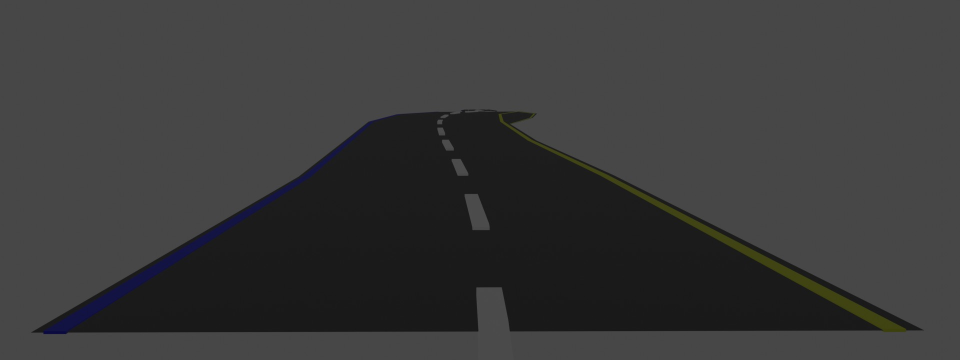
#> input picture dashcam_frames/0014.jpg, 1920 x 720 px (shown at 1/2 size)
$ python -i train_agent.py   (imports and definitions only)   (older library calls are emulated)
#> lines starting #> are read from the running program, lines starting #| are printed output that depends on the picture; after the words box and inside, x2 and y2 are one past the last pixel; in counts of white or black regions, pixels touching at a corner belong together
#> further down, picture is the input picture: shape (720, 1920, 3); mean B, G, R 57.8, 57.8, 57.7
import os
import cv2
import numpy as np
import pandas as pd

CSV_PATH = "road_geometry.csv"
FRAMES_DIR = "dashcam_frames"

# Optional visual playback toggle (set True when you want a popup window to play frames)
PREVIEW_PLAYBACK = False
PREVIEW_DELAY_MS = 200

# Local mountain reference origin (simulated GPS anchor)
ORIGIN_LAT = 34.0000
ORIGIN_LON = 73.0000
BASE_ALT_M = 1200.0
METERS_PER_DEG_LAT = 111320.0


# [117 lines left out: functions load_geometry_data, attach_gps_coordinates, summarize_gps_coordinates, resolve_frame_path, verify_frames, not called in this run]


def compute_adaptive_roi_ratios(
    img: np.ndarray,
    slope_percent: float | None = None,
    min_y_clamp: tuple[float, float] = (0.25, 0.60),
    max_y_clamp: tuple[float, float] = (0.85, 1.00),
) -> tuple[float, float]:
    """Sub-step 2.1: Automatically adjust y_min_ratio and y_max_ratio per frame."""
#> called with min_y_clamp = (0.25, 0.6), max_y_clamp = (0.85, 1)
    h, _ = img.shape[:2]
#> h = 720
    gray = cv2.cvtColor(img, cv2.COLOR_BGR2GRAY).astype(np.float32)
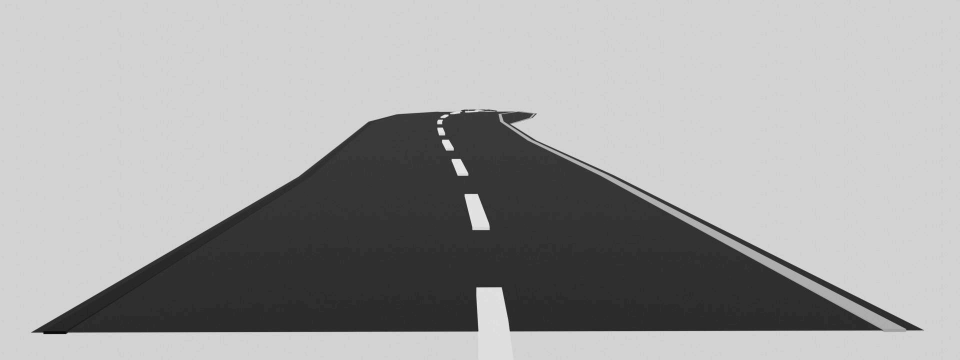
#> gray: shape (720, 1920) float32 (shown at 1/2 size); min 13, max 83, mean 57.7; drawn with min black and max white

    # Top background reference (upper 15% of frame)
    top_band = gray[: max(1, int(h * 0.15)), :]
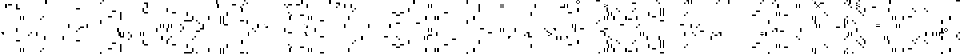
#> top_band: shape (108, 1920) float32 (shown at 1/2 size); values 70 (black) and 71 (white), 96.1% white; 400 black regions (200 under 20 px), largest, box (x1, y1, x2, y2) and area: (234, 56, 248, 75) 112, (368, 32, 387, 43) 72, (1878, 56, 1888, 72) 72
    bg_mean = float(np.mean(top_band))
#> bg_mean = 70.96

    # Row-wise deviation from background + horizontal gradient activity (road edges/markings)
    row_diff = np.mean(np.abs(gray - bg_mean), axis=1)
#> row_diff = 720 values, max 40.33 at index 659, min 0.0524 at index 27, mean 13.33
    grad_x = np.abs(cv2.Sobel(gray, cv2.CV_32F, 1, 0, ksize=3))
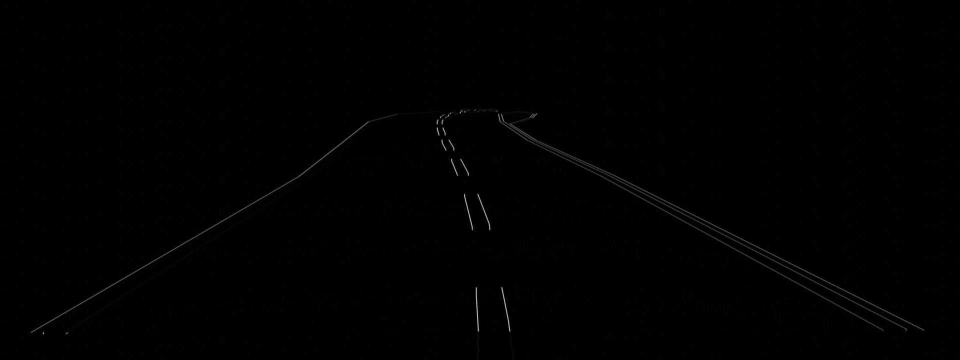
#> grad_x: shape (720, 1920) float32 (shown at 1/2 size); min 0, max 210, mean 0.8
    row_grad = np.mean(grad_x, axis=1)
#> row_grad = 720 values, max 1.68 at index 230, min 0.0938 at index 44, mean 0.827

    row_activity = row_diff + 0.5 * row_grad
#> row_activity = 720 values, max 41.07 at index 659, min 0.0993 at index 44, mean 13.75
    threshold = max(4.0, float(np.percentile(row_activity, 65)) * 0.6)
#> threshold = 11.28
    active_rows = np.where(row_activity > threshold)[0]
#> active_rows = 351 values from 313 to 663

    if len(active_rows) > 0:
        y_min_ratio = (float(active_rows[0]) / h) - 0.03
#> y_min_ratio = 0.405
        y_max_ratio = (float(active_rows[-1] + 1) / h) + 0.02
#> y_max_ratio = 0.942
    else:
        y_min_ratio = 0.35
        y_max_ratio = 1.00

    # Optional subtle adjustment if slope_percent is available in CSV
    if slope_percent is not None and not np.isnan(slope_percent):
        slope_shift = float(np.clip(-slope_percent * 0.002, -0.04, 0.04))
        y_min_ratio += slope_shift

    y_min_ratio = float(np.clip(y_min_ratio, min_y_clamp[0], min_y_clamp[1]))
    y_max_ratio = float(np.clip(y_max_ratio, max_y_clamp[0], max_y_clamp[1]))

    if y_max_ratio <= y_min_ratio + 0.15:
        y_max_ratio = min(max_y_clamp[1], y_min_ratio + 0.25)

    return round(y_min_ratio, 4), round(y_max_ratio, 4)


def crop_road_roi(
    img: np.ndarray,
    y_min_ratio: float | None = None,
    y_max_ratio: float | None = None,
    x_min_ratio: float = 0.0,
    x_max_ratio: float = 1.0,
    slope_percent: float | None = None,
) -> tuple[np.ndarray, tuple[float, float]]:
    """Sub-step 2.1: Crop road ROI using per-frame automatic ratios (or explicit ones)."""
    if y_min_ratio is None or y_max_ratio is None:
        auto_min, auto_max = compute_adaptive_roi_ratios(img, slope_percent=slope_percent)
#> auto_min = 0.405; auto_max = 0.942
        y_min_ratio = auto_min if y_min_ratio is None else y_min_ratio
#> y_min_ratio = 0.405
        y_max_ratio = auto_max if y_max_ratio is None else y_max_ratio
#> y_max_ratio = 0.942

    h, w = img.shape[:2]
#> h = 720; w = 1920
    y1 = max(0, min(h - 1, int(h * y_min_ratio)))
#> y1 = 291
    y2 = max(y1 + 1, min(h, int(h * y_max_ratio)))
#> y2 = 678
    x1 = max(0, min(w - 1, int(w * x_min_ratio)))
#> x1 = 0
    x2 = max(x1 + 1, min(w, int(w * x_max_ratio)))
#> x2 = 1920

    return img[y1:y2, x1:x2], (y_min_ratio, y_max_ratio)


# [383 lines left out: functions compute_hsv_road_mask, extract_all_hsv_features, detect_gaussian_canny_edges, extract_all_edge_features, extract_visual_curvature_features, extract_all_curvature_features and 2 more, not called in this run]


def extract_frame_vision_features(
    img: np.ndarray,
    slope_percent: float | None = None,
    y_min_ratio: float | None = None,
    y_max_ratio: float | None = None,
) -> dict:
    roi, (y_min_r, y_max_r) = crop_road_roi(
        img,
        y_min_ratio=y_min_ratio,
        y_max_ratio=y_max_ratio,
        slope_percent=slope_percent,
    )
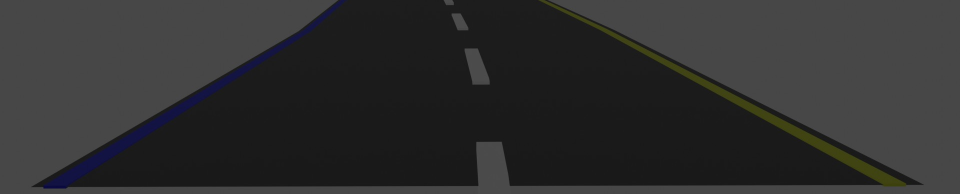
#> roi: shape (387, 1920, 3) (shown at 1/2 size); mean B, G, R 47.6, 47.6, 47.5
#> y_min_r = 0.405; y_max_r = 0.942
    _, w, _ = roi.shape
#> w = 1920

    gray = cv2.cvtColor(roi, cv2.COLOR_BGR2GRAY)
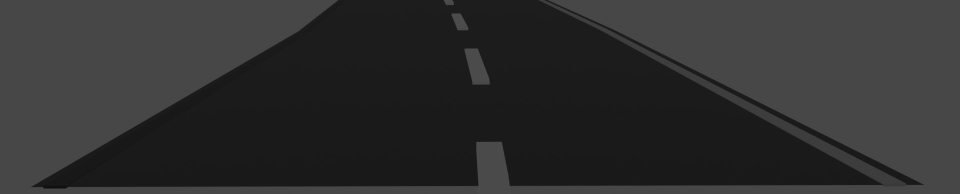
#> gray: shape (387, 1920) (shown at 1/2 size); min 13, max 83, mean 47.5
    blurred = cv2.GaussianBlur(gray, (5, 5), 0)
    edges = cv2.Canny(blurred, 50, 150)
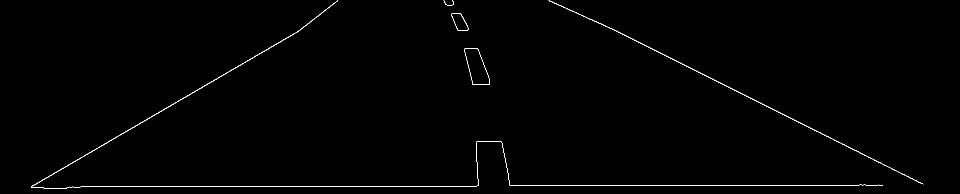
#> edges: shape (387, 1920) (shown at 1/2 size); 0.58% white in thin lines or dots

    edge_density = float(np.mean(edges > 0))
#> edge_density = 0.00577
    mean_brightness = float(np.mean(gray) / 255.0)
#> mean_brightness = 0.186

    mid_x = w // 2
#> mid_x = 960
    left_edges = float(np.mean(edges[:, :mid_x] > 0))
#> left_edges = 0.00606
    right_edges = float(np.mean(edges[:, mid_x:] > 0))
#> right_edges = 0.00548
    edge_lr_balance = float(right_edges - left_edges)
#> edge_lr_balance = -0.000576

    return {
        "roi_y_ratios": (y_min_r, y_max_r),
        "roi_shape": roi.shape,
        "edge_density": round(edge_density, 5),
        "mean_brightness": round(mean_brightness, 4),
        "edge_lr_balance": round(edge_lr_balance, 5),
    }


# [62 lines left out: function extract_all_frame_vision_features, not called in this run]


# [32 lines not run here, left out]

>>> import cv2
>>> picture = cv2.imread('dashcam_frames/0014.jpg')
>>> result = extract_frame_vision_features(picture)
#> result = {'roi_y_ratios': (0.405, 0.942), 'roi_shape': (387, 1920, 3), 'edge_density': 0.00577, 'mean_brightness': 0.186, 'edge_lr_balance': -0.00058}

$ run again, on dashcam_frames/0023.jpg
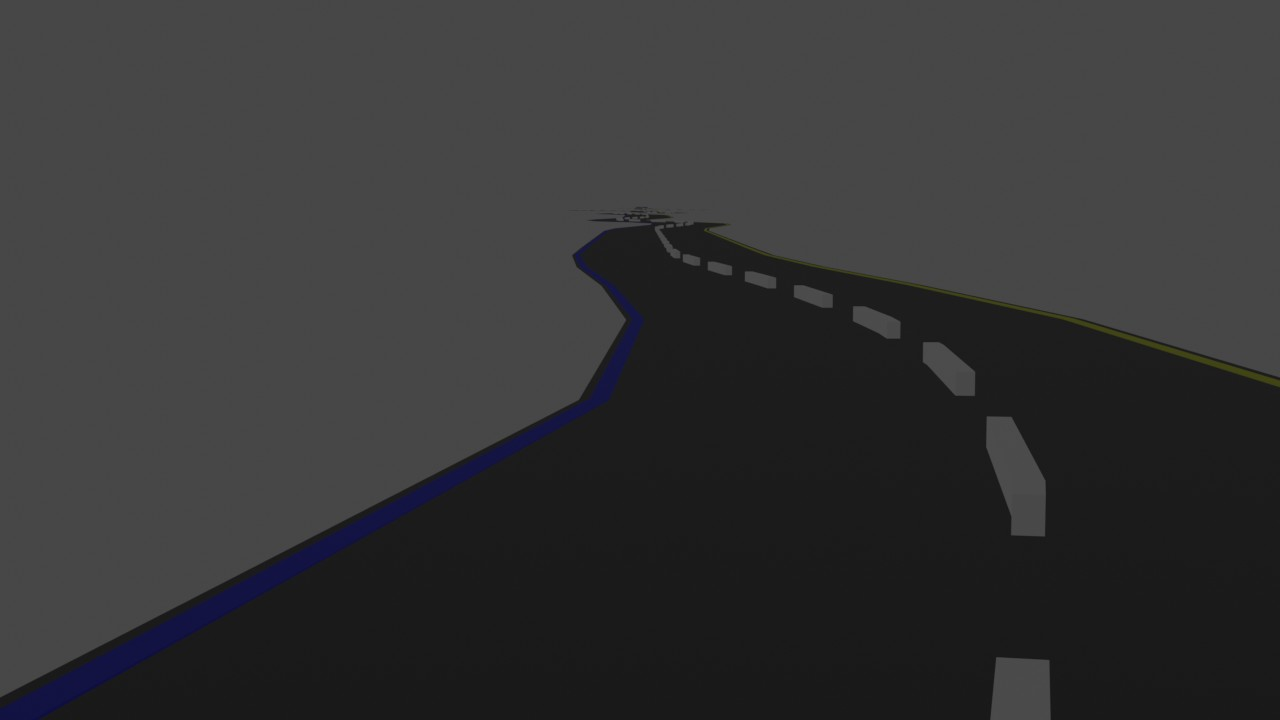
#> input picture dashcam_frames/0023.jpg, 1280 x 720 px
#> picture is the input picture: shape (720, 1280, 3); mean B, G, R 53.2, 52.5, 52.5
#> bg_mean = 70.96
#> row_diff = 720 values, max 44.05 at index 700, min 0.0515 at index 19, mean 18.53
#> row_grad = 720 values, max 2.41 at index 225, min 0.075 at index 20, mean 0.892
#> row_activity = 720 values, max 44.55 at index 696, min 0.089 at index 20, mean 18.98
#> threshold = 16.43
#> active_rows = 388 values from 332 to 719
#> in compute_adaptive_roi_ratios, `y_min_ratio = (float(active_rows[0]) / h) - 0.03`: y_min_ratio = 0.431
#> in compute_adaptive_roi_ratios, `y_max_ratio = (float(active_rows[-1] + 1) / h) + 0.02`: y_max_ratio = 1.02
#> in compute_adaptive_roi_ratios, `y_max_ratio = float(np.clip(y_max_ratio, max_y_clamp[0], max_y_clamp[1..`: y_max_ratio = 1
#> auto_min = 0.431; auto_max = 1
#> in crop_road_roi, `y_min_ratio = auto_min if y_min_ratio is None else y_min_ratio`: y_min_ratio = 0.431
#> in crop_road_roi, `y_max_ratio = auto_max if y_max_ratio is None else y_max_ratio`: y_max_ratio = 1
#> y1 = 310
#> y2 = 720
#> in extract_frame_vision_features, `roi, (y_min_r, y_max_r) = crop_road_roi( img, y_min_ratio=y_min_ratio,..`:
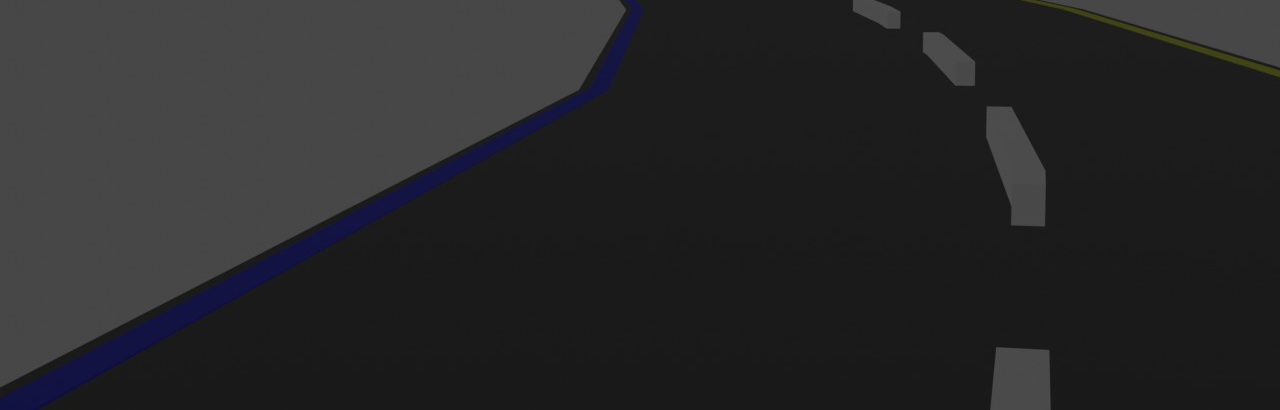
#> roi: shape (410, 1280, 3); mean B, G, R 41.3, 40.1, 40.1
#> y_min_r = 0.431; y_max_r = 1
#> in extract_frame_vision_features, `edges = cv2.Canny(blurred, 50, 150)`:
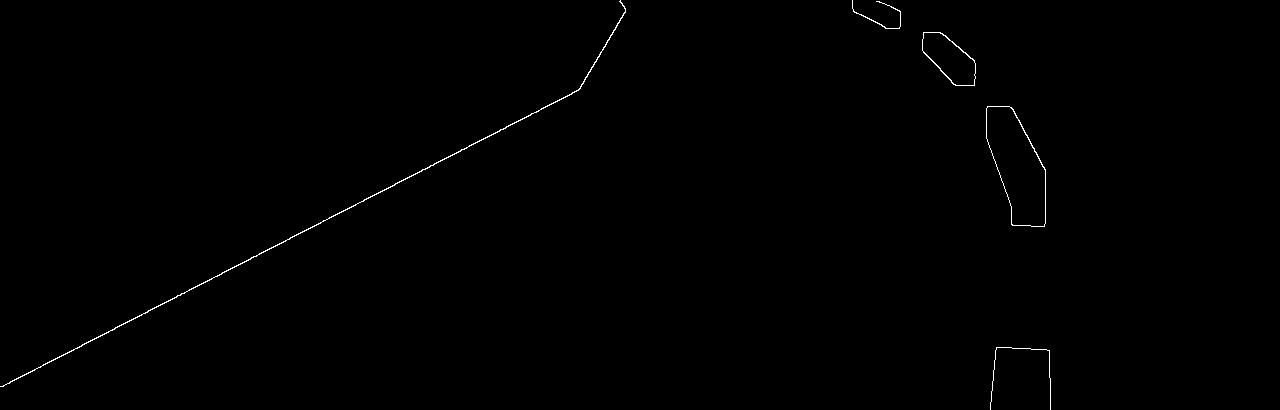
#> edges: shape (410, 1280); 0.35% white in thin lines or dots, all inside (x1, y1, x2, y2) = (0, 0, 1051, 410)
#> edge_density = 0.00348
#> mean_brightness = 0.158
#> left_edges = 0.00379
#> right_edges = 0.00317
#> edge_lr_balance = -0.000621
#> result = {'roi_y_ratios': (0.431, 1), 'roi_shape': (410, 1280, 3), 'edge_density': 0.00348, 'mean_brightness': 0.158, 'edge_lr_balance': -0.00062}
